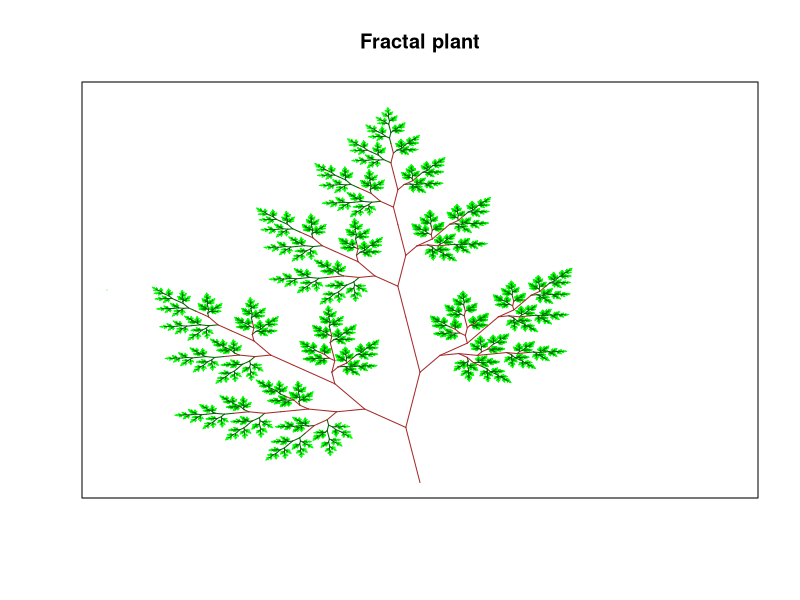

Write R code to recreate this figure.
# This script draws a plant in R using fractals. Load the functions below into your
# workspace and then run the lines of code to below to produce the graphic.
# =================================================================================

## Create drawing functions
## ========================

createVector <- function(vec, dir, len, col)
{
    vec2 <- c((vec[1] + len * cos(dir)), (vec[2] + len * sin(dir)))
    lines(x = c(vec[1],vec2[1]), y = c(vec[2],vec2[2]), type = "l", col = col)
    return(vec2)
}

drawPlant <- function(vec, direction, length, n, direction2) 
{
    if(n > 0)
    {
        colour <- ifelse(n > 6,
                         "brown",
                         ifelse(n > 2, "dark green", "green")
                         )

        vec <- createVector(vec = vec, dir = direction, len = length, col = colour)
	drawPlant(vec = vec, direction = (direction + direction2 * pi/4),
                  length = (length * 1.12/2), n = (n-1), direction2 = direction2)
		
	vec <- createVector(vec = vec, dir = (direction - pi/10), len = length, col = colour)
	drawPlant(vec = vec, direction = (direction - direction2 * pi/4),
                  length = (length * 1.12/3), n = (n-1), direction2 = -direction2)
		
    	vec <- createVector(vec = vec, dir = direction, len = length, col = colour)
	drawPlant(vec = vec, direction = direction,
                  length = (length * 1.12/2), n = (n-1), direction2 = direction2)
    }	
}

## Draw the plant
## ==============

# Create empty plot to draw into
plot(c(0,0), c(0,0), type="l", col = "green", ylim = c(-5,5), xlim = c(0,10),
     xlab = NA, ylab = NA, xaxt = "n", yaxt = "n", main = "Fractal plant")

# Draw plant
drawPlant(vec = c(5,-5), direction = (pi/2+pi/20), length = 1.45, n = 10, direction2 = 1)
